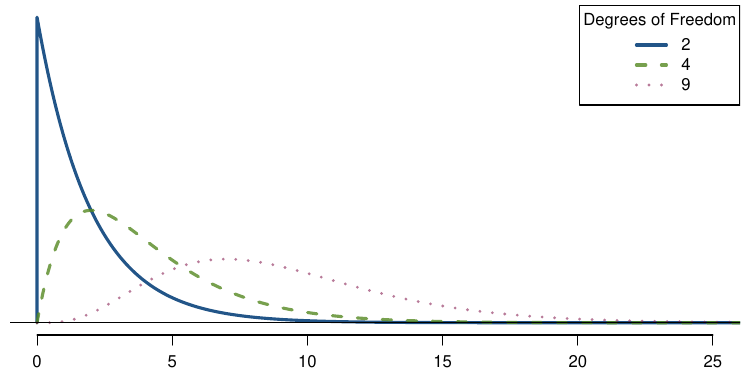

This chart was generated by the following R code:
COL <- c('#225588', '#558822CC', '#88225599', '#88552266')

pdf('chiSquareDistributionWithInceasingDF.pdf', 7.5, 3.75)
par(mar=c(2, 0.5, 0.25, 0.5), mgp=c(2.1, 0.8, 0), las=1)
x <- c(0, seq(0.0000001, 40, 0.05))
DF <- c(2.0000001, 4, 9)
y <- list()
for(i in 1:length(DF)){
	y[[i]] <- dchisq(x, DF[i])
}
plot(0, 0, type='n', xlim=c(0, 25), ylim=range(c(y, recursive=TRUE)), axes=FALSE)
for(i in 1:length(DF)){
	lines(x, y[[i]], lty=i, col=COL[i], lwd=3)
}
abline(h=0)
axis(1)

legend('topright', col=COL, lty=1:4, legend=paste(round(DF) ), title='Degrees of Freedom', cex=1, lwd = 3)
dev.off()
